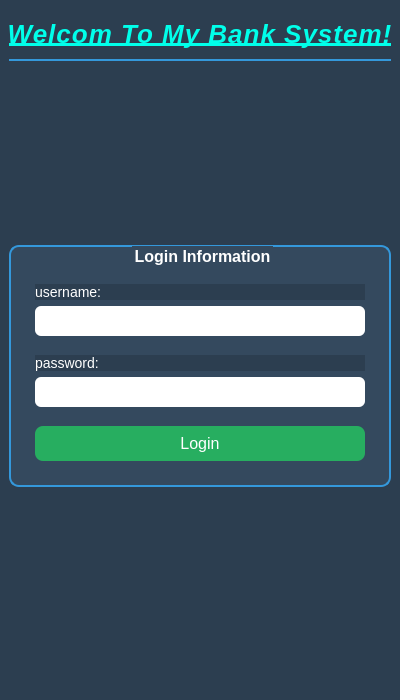
<?xml version="1.0" encoding="UTF-8"?>
<ui version="4.0">
 <class>LoginForm</class>
 <widget class="QMainWindow" name="LoginForm">
  <property name="windowModality">
   <enum>Qt::WindowModality::ApplicationModal</enum>
  </property>
  <property name="geometry">
   <rect>
    <x>0</x>
    <y>0</y>
    <width>400</width>
    <height>700</height>
   </rect>
  </property>
  <property name="sizePolicy">
   <sizepolicy hsizetype="Fixed" vsizetype="Fixed">
    <horstretch>0</horstretch>
    <verstretch>0</verstretch>
   </sizepolicy>
  </property>
  <property name="minimumSize">
   <size>
    <width>400</width>
    <height>700</height>
   </size>
  </property>
  <property name="maximumSize">
   <size>
    <width>400</width>
    <height>700</height>
   </size>
  </property>
  <property name="windowTitle">
   <string>Login Page</string>
  </property>
  <property name="windowIcon">
   <iconset resource="../Recources.qrc">
    <normaloff>:/Logo/Logo.ico</normaloff>:/Logo/Logo.ico</iconset>
  </property>
  <property name="styleSheet">
   <string notr="true">background-color:rgb(59, 59, 59);</string>
  </property>
  <widget class="QWidget" name="centralwidget">
   <property name="styleSheet">
    <string notr="true">QWidget {
    background-color: #2c3e50;
    font-family: &quot;Segoe UI&quot;, sans-serif;
}

QLabel#titleLabel {
    color: white;
    font-size: 24px;
    font-weight: bold;
    qproperty-alignment: 'AlignCenter';
    padding: 10px;
}

QGroupBox#loginGroupBox {
    border: 2px solid #3498db;
    border-radius: 10px;
    padding: 15px;
    background-color: #34495e;
    color: white;
    font-size: 16px;
    font-weight: bold;
}

QGroupBox QLabel {
    color: white;
    font-size: 14px;
}

QLineEdit {
    background-color:white;
	color:rgb(0, 0, 0);
    border: none;
    padding: 6px;
    border-radius: 6px;
    font-size: 14px;
}

QPushButton#loginButton {
    background-color: #27ae60;
    color: white;
    padding: 8px;
    font-size: 16px;
    border-radius: 8px;
}

QPushButton#loginButton:hover {
    background-color: #1e8449;
}

QLabel#errorLabel {
    color: rgb(209, 0, 3);
    font-size: 15px;
    padding-top: 4px;
    qproperty-alignment: 'AlignCenter';
}
</string>
   </property>
   <layout class="QVBoxLayout" name="verticalLayout_5">
    <item>
     <widget class="QLabel" name="titleLabel">
      <property name="font">
       <font>
        <family>Segoe UI</family>
        <pointsize>-1</pointsize>
        <italic>true</italic>
        <bold>true</bold>
        <underline>true</underline>
        <strikeout>false</strikeout>
       </font>
      </property>
      <property name="contextMenuPolicy">
       <enum>Qt::ContextMenuPolicy::DefaultContextMenu</enum>
      </property>
      <property name="layoutDirection">
       <enum>Qt::LayoutDirection::LeftToRight</enum>
      </property>
      <property name="styleSheet">
       <string notr="true">QLabel {
    font-size: 26px;
    font-weight: bold;
    color: rgb(0, 255, 234);
    padding: 10px 0;
    border-bottom: 2px solid #3498db;
    letter-spacing: 1px;
}
</string>
      </property>
      <property name="text">
       <string>Welcom To My Bank System!</string>
      </property>
      <property name="scaledContents">
       <bool>false</bool>
      </property>
      <property name="alignment">
       <set>Qt::AlignmentFlag::AlignCenter</set>
      </property>
     </widget>
    </item>
    <item>
     <spacer name="verticalSpacer_5">
      <property name="orientation">
       <enum>Qt::Orientation::Vertical</enum>
      </property>
      <property name="sizeHint" stdset="0">
       <size>
        <width>20</width>
        <height>40</height>
       </size>
      </property>
     </spacer>
    </item>
    <item>
     <widget class="QGroupBox" name="loginGroupBox">
      <property name="font">
       <font>
        <family>Segoe UI</family>
        <pointsize>-1</pointsize>
        <bold>true</bold>
       </font>
      </property>
      <property name="styleSheet">
       <string notr="true"/>
      </property>
      <property name="title">
       <string>Login Information</string>
      </property>
      <property name="alignment">
       <set>Qt::AlignmentFlag::AlignCenter</set>
      </property>
      <layout class="QVBoxLayout" name="verticalLayout_4">
       <item>
        <layout class="QVBoxLayout" name="verticalLayout_3">
         <item>
          <spacer name="verticalSpacer_3">
           <property name="font">
            <font>
             <family>Segoe UI</family>
             <pointsize>12</pointsize>
            </font>
           </property>
           <property name="orientation">
            <enum>Qt::Orientation::Vertical</enum>
           </property>
           <property name="sizeHint" stdset="0">
            <size>
             <width>368</width>
             <height>13</height>
            </size>
           </property>
          </spacer>
         </item>
         <item>
          <layout class="QVBoxLayout" name="verticalLayout">
           <item>
            <widget class="QLabel" name="label">
             <property name="font">
              <font>
               <family>Segoe UI</family>
               <pointsize>-1</pointsize>
              </font>
             </property>
             <property name="text">
              <string>username:</string>
             </property>
            </widget>
           </item>
           <item>
            <widget class="QLineEdit" name="user">
             <property name="font">
              <font>
               <family>Segoe UI</family>
               <pointsize>-1</pointsize>
              </font>
             </property>
             <property name="text">
              <string/>
             </property>
             <property name="alignment">
              <set>Qt::AlignmentFlag::AlignCenter</set>
             </property>
            </widget>
           </item>
          </layout>
         </item>
         <item>
          <spacer name="verticalSpacer">
           <property name="font">
            <font>
             <family>Segoe UI</family>
             <pointsize>12</pointsize>
            </font>
           </property>
           <property name="orientation">
            <enum>Qt::Orientation::Vertical</enum>
           </property>
           <property name="sizeHint" stdset="0">
            <size>
             <width>366</width>
             <height>13</height>
            </size>
           </property>
          </spacer>
         </item>
         <item>
          <layout class="QVBoxLayout" name="verticalLayout_2">
           <item>
            <widget class="QLabel" name="label_2">
             <property name="font">
              <font>
               <family>Segoe UI</family>
               <pointsize>-1</pointsize>
              </font>
             </property>
             <property name="text">
              <string>password:</string>
             </property>
            </widget>
           </item>
           <item>
            <widget class="QLineEdit" name="pass">
             <property name="font">
              <font>
               <family>Segoe UI</family>
               <pointsize>-1</pointsize>
              </font>
             </property>
             <property name="echoMode">
              <enum>QLineEdit::EchoMode::Password</enum>
             </property>
             <property name="alignment">
              <set>Qt::AlignmentFlag::AlignCenter</set>
             </property>
            </widget>
           </item>
          </layout>
         </item>
         <item>
          <spacer name="verticalSpacer_2">
           <property name="font">
            <font>
             <family>Segoe UI</family>
             <pointsize>12</pointsize>
            </font>
           </property>
           <property name="orientation">
            <enum>Qt::Orientation::Vertical</enum>
           </property>
           <property name="sizeHint" stdset="0">
            <size>
             <width>368</width>
             <height>13</height>
            </size>
           </property>
          </spacer>
         </item>
         <item>
          <widget class="QPushButton" name="loginButton">
           <property name="font">
            <font>
             <family>Segoe UI</family>
             <pointsize>-1</pointsize>
            </font>
           </property>
           <property name="text">
            <string>Login</string>
           </property>
          </widget>
         </item>
        </layout>
       </item>
      </layout>
     </widget>
    </item>
    <item>
     <spacer name="verticalSpacer_4">
      <property name="orientation">
       <enum>Qt::Orientation::Vertical</enum>
      </property>
      <property name="sizeHint" stdset="0">
       <size>
        <width>20</width>
        <height>40</height>
       </size>
      </property>
     </spacer>
    </item>
    <item>
     <widget class="QLabel" name="errorLabel">
      <property name="font">
       <font>
        <family>Segoe UI</family>
        <pointsize>-1</pointsize>
        <bold>true</bold>
       </font>
      </property>
      <property name="text">
       <string/>
      </property>
      <property name="alignment">
       <set>Qt::AlignmentFlag::AlignCenter</set>
      </property>
     </widget>
    </item>
   </layout>
  </widget>
 </widget>
 <resources>
  <include location="../Recources.qrc"/>
 </resources>
 <connections/>
</ui>
